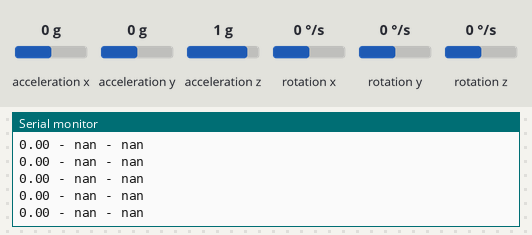
Recording of a sketch running on a simulated ESP32. Shown: the last lines printed to the serial monitor. The inputs (shaded band) are chosen by the test bench; at power-on: acceleration y 0 g, acceleration x 0 g, acceleration z 1 g, rotation x 0 °/s, rotation y 0 °/s, rotation z 0 °/s. WiFi joins after 1.5 s; servers stay silent unless stated.

Above: at 3.0 s.
3.1 s: acceleration y set to -1.4 g
At 4.2 s:
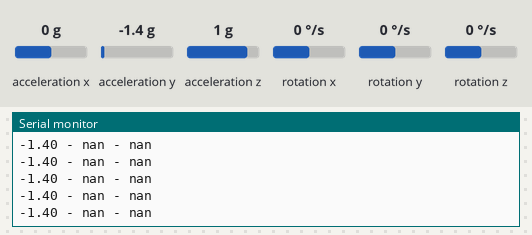
6.1 s: acceleration y set to 0 g
At 6.9 s:
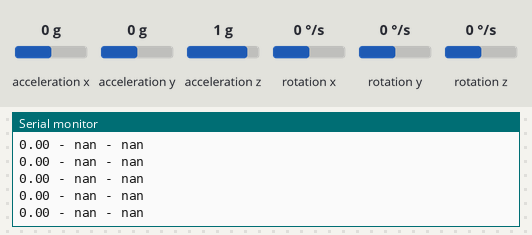
9.1 s: acceleration y set to -0.8 g
At 10.1 s:
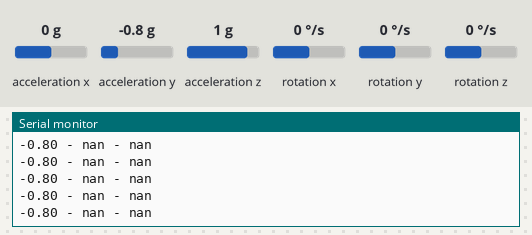
12.1 s: acceleration y set to 0.8 g
At 13.2 s:
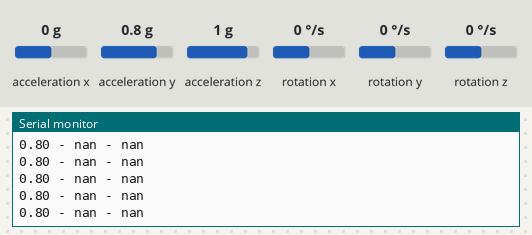
Timing chart, 0 to 15.1 s (numbered marks = the images above; inputs shaded):
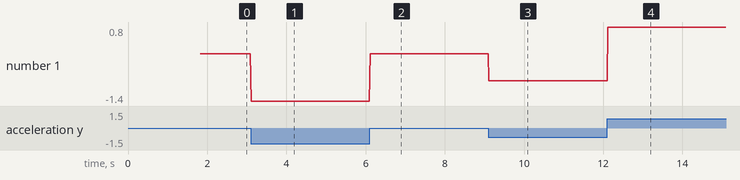

The sketch:

Dual_IMU_Test.ino
```cpp
#define BLYNK_PRINT Serial

#include <WiFi.h>
#include <WiFiClient.h>
#include <BlynkSimpleEsp32.h>
#include <MPU6050.h>

// You should get Auth Token in the Blynk App.
// Go to the Project Settings (nut icon).
char auth[] = "sUiVLDEdz785MPaqng-pNojrN3_wLcw9";

// Your WiFi credentials.
// Set password to "" for open networks.
// The EE IOT network is hidden. You might not be able to see it.
// But you should be able to connect with these credentials.
char ssid[32] = "I like Elmo cuz he's red";
char pass[32] = "idonotlikewholewheatbread";

BlynkTimer timer;
MPU6050 imu1(0x68); //AD0 low
MPU6050 imu2(0x69); //AD0 high

int16_t a1[3];
int16_t a2[3];

float ay1 = 0;
float ay2 = 0;
float calib = 0;

float ang_vel = 0;
float rpm = 0;
float dps = 0;

void sendBlynkEvent(){
  imu1.getAcceleration(&a1[0], &a1[1], &a1[2]);
  imu2.getAcceleration(&a2[0], &a2[1], &a2[2]);

  ay1 = a1[1] / 2048.0;
  ay2 = calib * a2[1] / 2048.0;

  // Serial.println(a2[0]);
  //Serial.print(a1[1] + "\t");
  //Serial.print(a1[2] + "\t");
  //Serial.print(a2[0] + "\t");
  //Serial.print(a2[1] + "\t");
  //Serial.print(a2[2] + "\n");

  // D = 104 mm = .104 m
  // accel = g = m/s^2
  ang_vel = sqrt(abs(ay1 - ay2) * 9.8 / 0.104);
  rpm = 60 * ang_vel / (2 * 3.141592);
  dps = rpm * 60;
  Blynk.virtualWrite(3, rpm);
  Serial.print(ay1);
  Serial.print(" - ");
  Serial.print(ay2);
  Serial.print(" - ");
  Serial.print(ay2-ay1);
  Serial.println();
}

void setup() {
  Serial.begin(9600);
  Blynk.begin(auth, ssid, pass);

  Wire.begin();
  imu1.initialize();
  imu2.initialize();
  imu1.setFullScaleAccelRange(3);
  imu2.setFullScaleAccelRange(3);

  imu1.getAcceleration(&a1[0], &a1[1], &a1[2]);
  imu2.getAcceleration(&a2[0], &a2[1], &a2[2]);

  ay1 = a1[1];
  ay2 = a2[1];

  calib = ay1 / ay2;

  timer.setInterval(10L, sendBlynkEvent); // 10 ms interval
}

void loop() {
   Blynk.run();
   timer.run();
}

BLYNK_READ(V5) // Widget in the app READS Virtal Pin V5 with the certain ang_veluency
{
  // This command writes Arduino's uptime in seconds to Virtual Pin V5
  Blynk.virtualWrite(5, millis() / 1000);
}
```

Measured:
- after the input at 3.1 s, the serial monitor: prints a new line at once (image 1)
- after the input at 6.1 s, the serial monitor: prints a new line at once (image 2)
- after the input at 9.1 s, the serial monitor: prints a new line at once (image 3)
- after the input at 12.1 s, the serial monitor: prints a new line at once (image 4)
- plotted number 1: 0 → -1.4 after the input at 3.1 s, -1.4 → 0 after the input at 6.1 s, 0 → -0.8 after the input at 9.1 s, -0.8 → 0.8 after the input at 12.1 s
